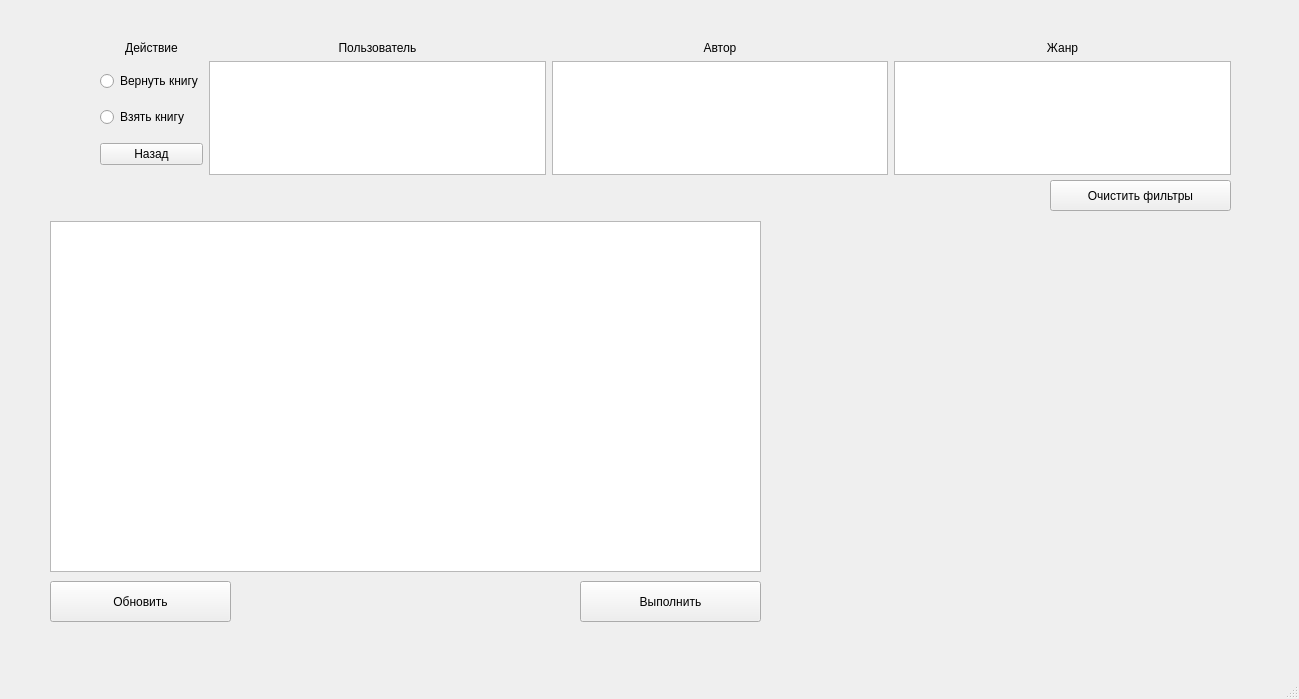
<?xml version="1.0" encoding="UTF-8"?>
<ui version="4.0">
 <class>MainWindow</class>
 <widget class="QMainWindow" name="MainWindow">
  <property name="geometry">
   <rect>
    <x>0</x>
    <y>0</y>
    <width>1299</width>
    <height>699</height>
   </rect>
  </property>
  <property name="windowTitle">
   <string>Пользование</string>
  </property>
  <property name="styleSheet">
   <string notr="true">font: 16pt &quot;Times New Roman&quot;;</string>
  </property>
  <widget class="QWidget" name="centralwidget">
   <widget class="QPushButton" name="updateBtn">
    <property name="geometry">
     <rect>
      <x>50</x>
      <y>581</y>
      <width>181</width>
      <height>41</height>
     </rect>
    </property>
    <property name="text">
     <string>Обновить</string>
    </property>
   </widget>
   <widget class="QTableWidget" name="tableWidget">
    <property name="geometry">
     <rect>
      <x>50</x>
      <y>221</y>
      <width>711</width>
      <height>351</height>
     </rect>
    </property>
   </widget>
   <widget class="QWidget" name="gridLayoutWidget">
    <property name="geometry">
     <rect>
      <x>100</x>
      <y>41</y>
      <width>1131</width>
      <height>134</height>
     </rect>
    </property>
    <layout class="QGridLayout" name="gridLayout">
     <item row="0" column="0">
      <widget class="QLabel" name="label">
       <property name="styleSheet">
        <string notr="true">font: 75 18pt &quot;Times New Roman&quot;;</string>
       </property>
       <property name="text">
        <string>Действие</string>
       </property>
       <property name="alignment">
        <set>Qt::AlignCenter</set>
       </property>
      </widget>
     </item>
     <item row="1" column="1">
      <widget class="QListWidget" name="usersList"/>
     </item>
     <item row="1" column="2">
      <widget class="QListWidget" name="authorsList"/>
     </item>
     <item row="0" column="3">
      <widget class="QLabel" name="sectionLbl">
       <property name="text">
        <string>Жанр</string>
       </property>
       <property name="alignment">
        <set>Qt::AlignCenter</set>
       </property>
      </widget>
     </item>
     <item row="0" column="2">
      <widget class="QLabel" name="authorLbl">
       <property name="text">
        <string>Автор</string>
       </property>
       <property name="alignment">
        <set>Qt::AlignCenter</set>
       </property>
      </widget>
     </item>
     <item row="0" column="1">
      <widget class="QLabel" name="userLbl">
       <property name="text">
        <string>Пользователь</string>
       </property>
       <property name="alignment">
        <set>Qt::AlignCenter</set>
       </property>
      </widget>
     </item>
     <item row="1" column="3">
      <widget class="QListWidget" name="sectionsList"/>
     </item>
     <item row="1" column="0">
      <layout class="QVBoxLayout" name="verticalLayout">
       <item>
        <widget class="QRadioButton" name="returnBtn">
         <property name="text">
          <string>Вернуть книгу</string>
         </property>
        </widget>
       </item>
       <item>
        <widget class="QRadioButton" name="takeBtn">
         <property name="text">
          <string>Взять книгу</string>
         </property>
        </widget>
       </item>
       <item>
        <widget class="QPushButton" name="exitBtn">
         <property name="text">
          <string>Назад</string>
         </property>
        </widget>
       </item>
      </layout>
     </item>
    </layout>
   </widget>
   <widget class="QPushButton" name="completeBtn">
    <property name="geometry">
     <rect>
      <x>580</x>
      <y>581</y>
      <width>181</width>
      <height>41</height>
     </rect>
    </property>
    <property name="text">
     <string>Выполнить</string>
    </property>
   </widget>
   <widget class="QWidget" name="verticalLayoutWidget_2">
    <property name="geometry">
     <rect>
      <x>800</x>
      <y>220</y>
      <width>461</width>
      <height>351</height>
     </rect>
    </property>
    <layout class="QVBoxLayout" name="verticalLayout_2">
     <item>
      <widget class="QLabel" name="pictureLbl">
       <property name="text">
        <string/>
       </property>
       <property name="alignment">
        <set>Qt::AlignCenter</set>
       </property>
      </widget>
     </item>
    </layout>
   </widget>
   <widget class="QPushButton" name="clearFilterBtn">
    <property name="geometry">
     <rect>
      <x>1050</x>
      <y>180</y>
      <width>181</width>
      <height>31</height>
     </rect>
    </property>
    <property name="text">
     <string>Очистить фильтры</string>
    </property>
   </widget>
  </widget>
  <widget class="QStatusBar" name="statusbar"/>
 </widget>
 <resources/>
 <connections/>
</ui>
